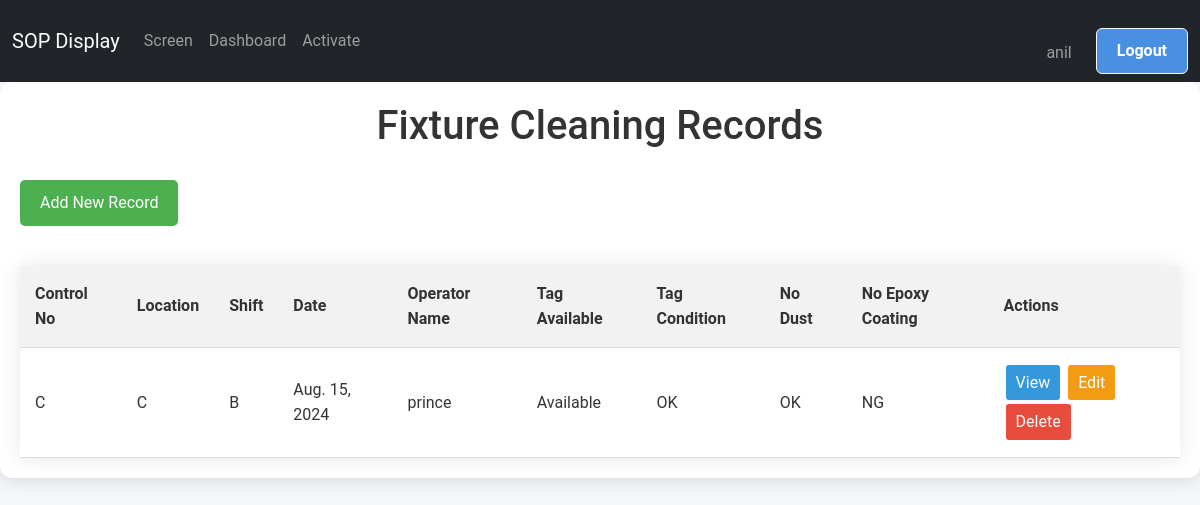
Before: /screen/fixture/list/ (signed in) with the older database file.
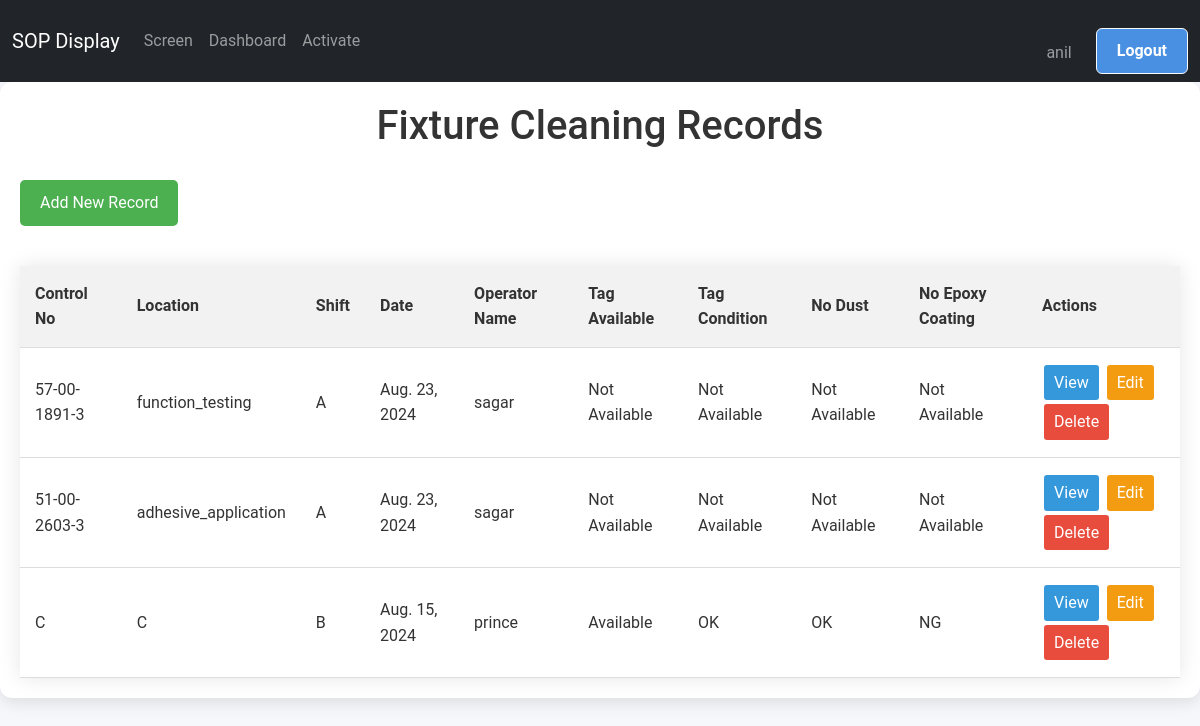
After: the same page with the newer database file.
### screen_app/models.py (models this page shows, shortened)
class FixtureCleaningRecord(models.Model):
    SHIFT_CHOICES = [
        ('A', 'A'),
        ('B', 'B'),
    ]
    FIXTURE_LOCATION = [
        ('visual_inspection', 'Visual Inspection'),
        ('programming_testing', 'Programming & Testing'),
        ('function_testing', 'Function Testing'),
        ('adhesive_application', 'Adhesive Application'),
        ('conformal_coating', 'Conformal Coating'),
        ('housing', 'Housing'),
        ('e90fl', 'E90FL'),
        ('dr_beck_epoxy', 'Dr. Beck Epoxy'),
        ('final_testing', 'Final Testing'),
    ]
    TAG_CHOICES = [
        ('Available', 'Available'),
        ('Not Available', 'Not Available'),
    ]
    TICK_CHOICES = [
        ('✔', 'OK'),
        ('✘', 'Not OK'),
        ('', 'Not Checked')
    ]
    TAG_CHOICES = [
        ('Available', 'Available'),
        ('Not Available', 'Not Available'),
    ]
    station = models.CharField(max_length=100, choices=STATION_CHOICES, default='DSL01_S01')
    doc_number = models.CharField(max_length=20, default="QSF-12-15",blank=True)
    month_year = models.DateField()
    shift = models.CharField(max_length=1, choices=SHIFT_CHOICES)
    fixture_location = models.CharField(max_length=200, choices=FIXTURE_LOCATION)
    fixture_control_no = models.CharField(max_length=200, choices=CONTROL_NUMBER_CHOICES)
    fixture_installation_date = models.DateField()
    date = models.DateField(default=timezone.now,blank=True)
    time = models.TimeField(default=timezone.now,blank=True)
    operator_name = models.ForeignKey(User, on_delete=models.CASCADE, blank=True, null=True)
    verification_tag_available = models.CharField(max_length=25, choices=TAG_CHOICES)
    verification_tag_condition = models.CharField(max_length=25, choices=TAG_CHOICES)
    no_dust_on_fixture = models.CharField(max_length=25, choices=TAG_CHOICES)
    no_epoxy_coating_on_fixture = models.CharField(max_length=25, choices=TAG_CHOICES)
    operator_signature = models.CharField(max_length=1, choices=TICK_CHOICES, default='✔',blank=True)
    supervisor_signature = models.CharField(max_length=1, choices=TICK_CHOICES, default='✘',blank=True)
    class Meta:
        verbose_name = "Fixture Cleaning Record"
        verbose_name_plural = "Fixture Cleaning Records"

### screen_app/views.py (the view)
# urls.py: path('fixture/list/', ListFixtureCleaningRecordView.as_view(), name='list_fixture_cleaning_records'),
@method_decorator(staff_member_required, name='dispatch')
class ListFixtureCleaningRecordView(ListView):
    model = FixtureCleaningRecord
    template_name = 'fixture_records/list_fixture_cleaning_records.html'
    context_object_name = 'records'
    ordering = ['-date', '-time']

### screen_app/templates/fixture_records/list_fixture_cleaning_records.html (shortened to what this page needs)
{% extends "base.html" %}
{% block content %}
<div class="container">
    <h1>Fixture Cleaning Records</h1>
    <a href="{% url 'add_fixture_cleaning_record' %}" class="add-new-btn">Add New Record</a>
    {% if records %}
        <table>
            <thead>
                <tr>
                    <th>Control No</th>
                    <th>Location</th>
                    <th>Shift</th>
                    <th>Date</th>
                    <th>Operator Name</th>
                    <th>Tag Available</th>
                    <th>Tag Condition</th>
                    <th>No Dust</th>
                    <th>No Epoxy Coating</th>
                    <th>Actions</th>
                </tr>
            </thead>
            <tbody>
                {% for record in records %}
                <tr>
                    <td>{{ record.fixture_control_no }}</td>
                    <td>{{ record.fixture_location }}</td>
                    <td>{{ record.shift }}</td>
                    <td>{{ record.date }}</td>
                    <td>{{ record.operator_name.username }}</td>
                    <td>{{ record.verification_tag_available }}</td>
                    <td>{{ record.verification_tag_condition }}</td>
                    <td>{{ record.no_dust_on_fixture }}</td>
                    <td>{{ record.no_epoxy_coating_on_fixture }}</td>
                    <td>
                        <a href="{% url 'fixture_cleaning_record_detail' record.pk %}" class="action-btn view-btn">View</a>
                        <a href="{% url 'update_fixture_cleaning_record' record.pk %}" class="action-btn edit-btn">Edit</a>
                        <a href="{% url 'delete_fixture_cleaning_record' record.pk %}" class="action-btn delete-btn">Delete</a>
                    </td>
                </tr>
                {% endfor %}
            </tbody>
        </table>
    {% else %}
        <p class="no-records">No records found.</p>
    {% endif %}
</div>
{% endblock content %}

Changed rows visible on the page:
added FixtureCleaningRecord: fixture_control_no "57-00-1891-3", fixture_location "function_testing", shift "A", date "Aug. 23, 2024", operator_name.username "sagar", verification_tag_available "Not Available", verification_tag_condition "Not Available", no_dust_on_fixture "Not Available", no_epoxy_coating_on_fixture "Not Available"
added FixtureCleaningRecord: fixture_control_no "51-00-2603-3", fixture_location "adhesive_application", shift "A", date "Aug. 23, 2024", operator_name.username "sagar", verification_tag_available "Not Available", verification_tag_condition "Not Available", no_dust_on_fixture "Not Available", no_epoxy_coating_on_fixture "Not Available"
